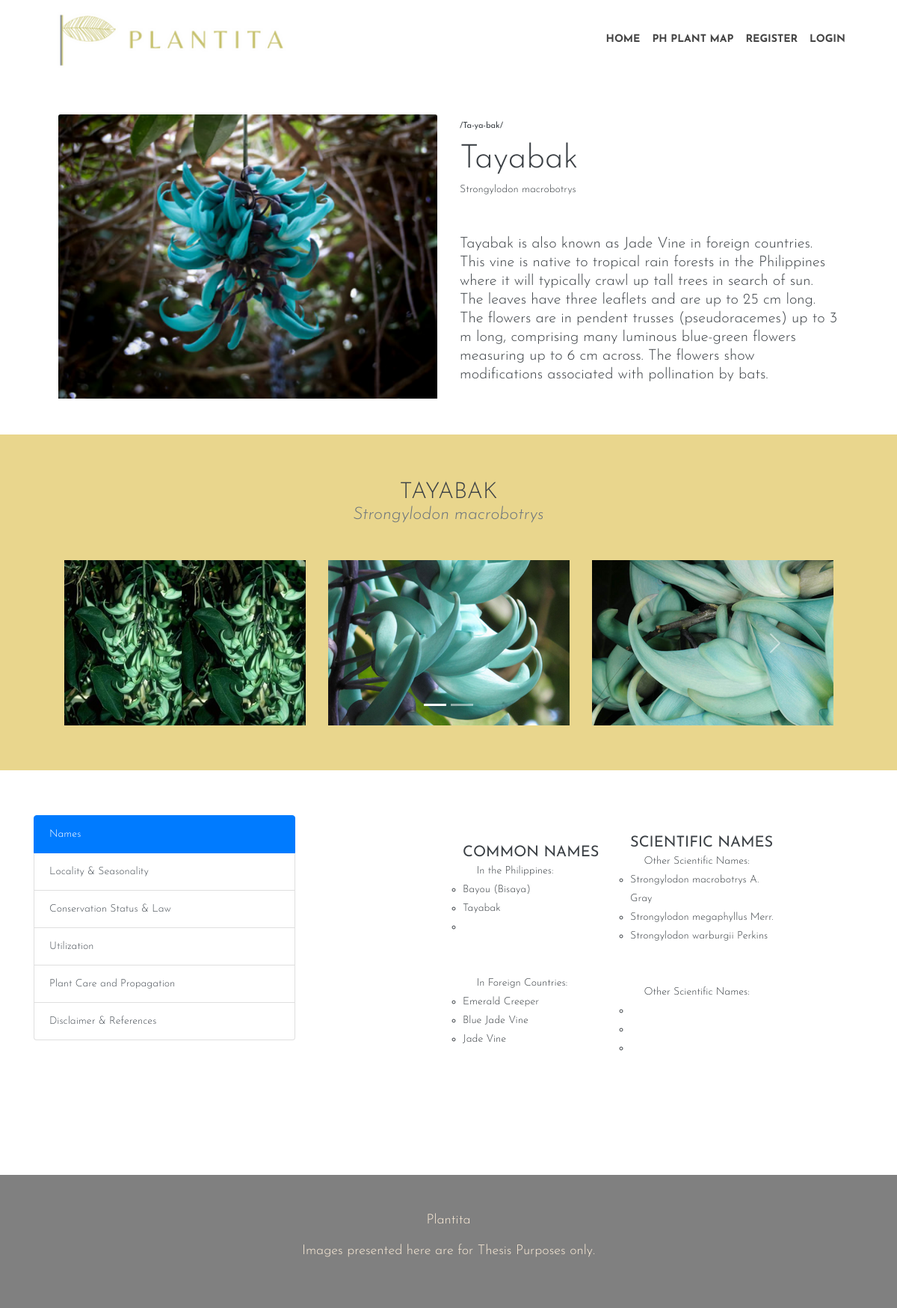
The app's page /home/payau with its own data.
### home/models.py (models this page shows, shortened)
class Plantsgallery(models.Model):
    class Meta:
        verbose_name_plural = "Plant Galleries"
    title = models.CharField(max_length=200)
    scientific_name = models.CharField(max_length=200, default='')
    slug = models.SlugField(unique=True)
    plant_image = models.ImageField(upload_to='gallery image', default=None)
    pronounciation = models.TextField(default='-')
    botany = models.TextField(default='-')
    common_philippine_name1 = models.CharField(max_length=200, default='', blank=True)
    common_philippine_name2 = models.CharField(max_length=200, default='', blank=True)
    common_philippine_name3 = models.CharField(max_length=200, default='', blank=True)
    common_foreign_name1 = models.CharField(max_length=200, default='', blank=True)
    common_foreign_name2 = models.CharField(max_length=200, default='', blank=True)
    common_foreign_name3 = models.CharField(max_length=200, default='', blank=True)
    sci_philippine_name1 = models.CharField(max_length=200, default='', blank=True)
    sci_philippine_name2 = models.CharField(max_length=200, default='', blank=True)
    sci_philippine_name3 = models.CharField(max_length=200, default='', blank=True)
    sci_foreign_name1 = models.CharField(max_length=200, default='', blank=True)
    sci_foreign_name2 = models.CharField(max_length=200, default='', blank=True)
    sci_foreign_name3 = models.CharField(max_length=200, default='', blank=True)
    distribution = models.CharField(max_length=200, default='', blank=True)
    conservation_status = models.TextField(default='-')
    use_1 = models.TextField(default='-')
    use_2 = models.TextField(default='', blank=True)
    use_3 = models.TextField(default='', blank=True)
    scientific_studies1 = models.TextField(default='-')
    scientific_study_link1 = models.TextField(default='', blank=True)
    scientific_studies2 = models.TextField(default='', blank=True)
    scientific_study_link2 = models.TextField(default='', blank=True)
    scientific_studies3 = models.TextField(default='', blank=True)
    scientific_study_link3 = models.TextField(default='', blank=True)
    light_preference = models.TextField(default='', blank=True)
    water_preference = models.TextField(default='', blank=True)
    propagation_method = models.TextField(default='', blank=True)
    references = models.TextField(default='', blank=True)
    gallery_slider_1_image1 = models.ImageField(upload_to='gallery image', default='-')
    gallery_slider_1_image2 = models.ImageField(upload_to='gallery image', default='-')
    gallery_slider_1_image3 = models.ImageField(upload_to='gallery image', default='-')
    gallery_slider_2_image1 = models.ImageField(upload_to='gallery image', default='-')
    gallery_slider_2_image2 = models.ImageField(upload_to='gallery image', default='-')
    gallery_slider_2_image3 = models.ImageField(upload_to='gallery image', default='-')
    ar_link = models.TextField(default='', blank=True)

### home/views.py (the view)
# urls.py: path('home/<slug:home_slug>', views.plant_details, name="plant_details"),
def plant_details(request, home_slug):
    try:
        selected_gallery = Plantsgallery.objects.get(slug=home_slug)
        return render(request, 'home/plant_details.html',{
            'plant_found' : True,
            'pg': selected_gallery,
        })
    except Exception as exc:
        return render(request, 'home/plant_details.html',
        {
            'plant_found': False
        })

### home/templates/home/plant_details.html (shortened to what this page needs)
{% extends 'home/base.html' %}
{% load static %}
{% block plant_webpage %}
    {% if plant_found %}
            <section class="py-6">
                    <div class="container px-4 px-lg-5 my-5">
                        <div class="row gx-4 gx-lg-5 align-items-center">
                            <div class="col-md-6">
                                <img class="card-img-top mb-5 mb-md-0" src="{{ pg.plant_image.url }}" alt="..." />
                            </div>
                            <div class="col-md-6">
                                <div class="small mb-1">{{ pg.pronounciation }}</div>
                                <h1 class="display-5 fw-bolder">{{ pg.title }}</h1>
                                <div class="fs-5 mb-5">
                                    <span>{{ pg.scientific_name }}</span>
                                </div>
                                <p class="lead">{{ pg.botany }}</p>
                            </div>
                        </div>
                    </div>
            </section>
            <section style="background-color: rgba(210, 169, 17, 0.478);" style="padding-top: 5%; padding-bottom: 5%;">
                                <div class="container-sm" style="padding-top: 5%; padding-bottom: 5%;">
                                    <div class="row justify-content-center" style="margin: 0 2%;">
                                        <div class="text-center">
                                            <h2 class="section-heading text-uppercase">{{ pg.title }}</h2>
                                            <h3 class="section-subheading text-muted fs-5 mb-5"><i>{{ pg.scientific_name }}</i></h3>
                                        </div>
                                        <div id="carouselExampleIndicators" class="carousel slide" data-ride="carousel">
                                            <ol class="carousel-indicators">
                                            <li data-target="#carouselExampleIndicators" data-slide-to="0" class="active"></li>
                                            <li data-target="#carouselExampleIndicators" data-slide-to="1"></li>
                                            </ol>
                                            <div class="carousel-inner">
                                                <div class="carousel-item active">
                                                    <div class="row">
                                                        <div class="gallery-item" style="margin-left: auto; margin-right: auto; display: flex; align-items: center; justify-content: center;">
                                                            <div class="col-sm-4"><img src="{{ pg.gallery_slider_1_image1.url }}" class="d-block w-100" alt="..."></div>
                                                            <div class="col-sm-4"><img src="{{ pg.gallery_slider_1_image2.url }}" class="d-block w-100" alt="..."></div>
                                                            <div class="col-sm-4"><img src="{{ pg.gallery_slider_1_image3.url }}" class="d-block w-100" alt="..."></div>
                                                        </div>
                                                    </div>
                                                </div>
                                            </div>
                                            <a class="carousel-control-prev" href="#carouselExampleIndicators" role="button" data-slide="prev">
                                            <span class="carousel-control-prev-icon" aria-hidden="true"></span>
                                            </a>
                                            <a class="carousel-control-next" href="#carouselExampleIndicators" role="button" data-slide="next">
                                            <span class="carousel-control-next-icon" aria-hidden="true"></span>
                                            </a>
                                        </div>
                                    </div>
                                </div>
            </section>
            <section class="py-6" style="padding-top: 5%; padding-bottom: 8%;">
                            <div class="container-sm" style="width: auto;">
                                <div class="bd-info" role="tabpanel">
                                    <div class="row" style="flex: auto;">
                                        <div class="col-lg-4 col-sm-4 mb-4">
                                            <div class="list-group" id="myList" role="tablist">
                                                <a class="list-group-item list-group-item-action active" data-toggle="list" href="#names" role="tab">Names</a>
                                                <a class="list-group-item list-group-item-action" data-toggle="list" href="#local" role="tab">Locality & Seasonality</a>
                                                <a class="list-group-item list-group-item-action" data-toggle="list" href="#conserv" role="tab">Conservation Status & Law</a>
                                                <a class="list-group-item list-group-item-action" data-toggle="list" href="#util" role="tab">Utilization</a>
                                                <a class="list-group-item list-group-item-action" data-toggle="list" href="#care" role="tab">Plant Care and Propagation</a>
                                                <a class="list-group-item list-group-item-action" data-toggle="list" href="#disclaimer" role="tab">Disclaimer & References</a>
                                            </div>
                                        </div>
                                        <div class="col-lg-8 col-sm-6 mb-8" style="padding-left: 8%;">
                                            <div class="tab-content">
                                                <div class="tab-pane show active" id="names" role="tabpanel">
                                                    <div class="row">
                                                        <div class="gallery-item" style="margin-left: auto; margin-right: auto; display: flex; align-items: center; justify-content: center;">
                                                        <div class="col-sm-6">
                                                            <ul class="list-inline">
                                                                <li>
                                                                    <br>
                                                                    <h5><strong>COMMON NAMES</strong></h5>
                                                                    <li>
                                                                        &emsp;
                                                                        In the Philippines:
                                                                    </li>
                                                                    <ul style="list-style-type:circle">
                                                                        <li>{{ pg.common_philippine_name1 }}</li>
                                                                        <li>{{ pg.common_philippine_name2 }}</li>
                                                                        <li>{{ pg.common_philippine_name3 }}</li>
                                                                    </ul>
                                                                    <br></br>
                                                                    <li>
                                                                        &emsp;
                                                                        In Foreign Countries:
                                                                    </li>
                                                                    <ul style="list-style-type:circle">
                                                                        <li>{{ pg.common_foreign_name1 }}</li>
                                                                        <li>{{ pg.common_foreign_name2 }}</li>
                                                                        <li>{{ pg.common_foreign_name3 }}</li>
                                                                    </ul>
                                                                </li>
                                                            </ul>
                                                        </div>
                                                        <div class="col-sm-6 ">
                                                            <ul class="list-inline">
                                                                <li>
                                                                    <br>
                                                                    <h5><strong>SCIENTIFIC NAMES</strong></h5>
                                                                    <li>
                                                                        &emsp;
                                                                        Other Scientific Names:
                                                                    </li>
                                                                    <ul style="list-style-type:circle">
                                                                        <li>{{ pg.sci_philippine_name1 }}</li>
                                                                        <li>{{ pg.sci_philippine_name2 }}</li>
                                                                        <li>{{ pg.sci_philippine_name3 }}</li>
                                                                    </ul>
                                                                    <br></br>
                                                                    <li>
                                                                        &emsp;
                                                                        Other Scientific Names:
                                                                    </li>
                                                                    <ul style="list-style-type:circle">
                                                                        <li>{{ pg.sci_foreign_name1 }}</li>
                                                                        <li>{{ pg.sci_foreign_name2 }}</li>
                                                                        <li>{{ pg.sci_foreign_name3 }}</li>
                                                                    </ul>
                                                                </li>
                                                            </ul>
                                                        </div>
                                                        </div>
                                                    </div>
                                                </div>
                                            </div>
                                        </div>
                                    </div>
                                </div>
                            </div>
            </section>
    {% endif %}
{% endblock %}

### home/static/home/css/style.css (style rules this page uses)
body { font-size: 14px; font-weight: 300; line-height: 25px; color: #3b4045; font-family: "Josefin Sans", sans-serif; -webkit-font-smoothing: antialiased; }
h1, h2, h3, h4, h5, h6 { font-weight: 300; margin: 0px; }
h1, .h1 { font-size: 44px; line-height: 56px; }
h2, .h2 { font-size: 30px; line-height: 35px; }
h3, .h3 { font-size: 23px; line-height: 25px; }
p { font-size: 18px; line-height: 25px; }
ul { padding: 0; margin: 0; list-style: none; }
a { transition: all 0.2s ease-in-out 0s; }
a, a:active, a:focus, a:active { text-decoration: none; }
.text-center { text-align: center; }
.carousel { position: relative; }
.carousel-inner { position: relative; width: 100%; overflow: hidden; }
.carousel-inner::after { display: block; clear: both; content: ""; }
.carousel-item { position: relative; display: none; float: left; width: 100%; margin-right: -100%; -webkit-backface-visibility: hidden; backface-visibility: hidden; transition: transform 0.6s ease-in-out; }
.carousel-item.active, .carousel-item-next, .carousel-item-prev { display: block; }
.carousel-control-prev, .carousel-control-next { position: absolute; top: 0; bottom: 0; z-index: 1; display: flex; align-items: center; justify-content: center; width: 15%; padding: 0; color: #fff; text-align: center; background: none; border: 0; opacity: 0.5; transition: opacity 0.15s ease; }
.carousel-control-prev { left: 0; }
.carousel-control-next { right: 0; }
.carousel-control-prev-icon, .carousel-control-next-icon { display: inline-block; width: 2rem; height: 2rem; background-repeat: no-repeat; background-position: 50%; background-size: 100% 100%; }
.carousel-indicators { position: absolute; right: 0; bottom: 0; left: 0; z-index: 2; display: flex; justify-content: center; padding: 0; margin-right: 15%; margin-bottom: 1rem; margin-left: 15%; list-style: none; }
.carousel-indicators .active { opacity: 1; }

### records on screen
Plantsgallery: plant_image (picture), pronounciation "/Ta-ya-bak/", title "Tayabak", scientific_name "Strongylodon macrobotrys", botany "Tayabak is also known as Jade Vine in foreign countries. This vine is native to tropical rain forests in the Philippines where it will typically crawl up tall trees in search of sun. The leaves have three leaflets and are up to 25 cm long. The flowers are in pendent trusses (pseudoracemes) up to 3 m long, comprising many luminous blue-green flowers measuring up to 6 cm across. The flowers show modifications associated with pollination by bats.", title "TAYABAK", gallery_slider_1_image1 (picture), gallery_slider_1_image2 (picture), gallery_slider_1_image3 (picture), common_philippine_name1 "Bayou (Bisaya)", common_philippine_name2 "Tayabak", common_foreign_name1 "Emerald Creeper", common_foreign_name2 "Blue Jade Vine", common_foreign_name3 "Jade Vine", sci_philippine_name1 "Strongylodon macrobotrys A. Gray", sci_philippine_name2 "Strongylodon megaphyllus Merr.", sci_philippine_name3 "Strongylodon warburgii Perkins"
